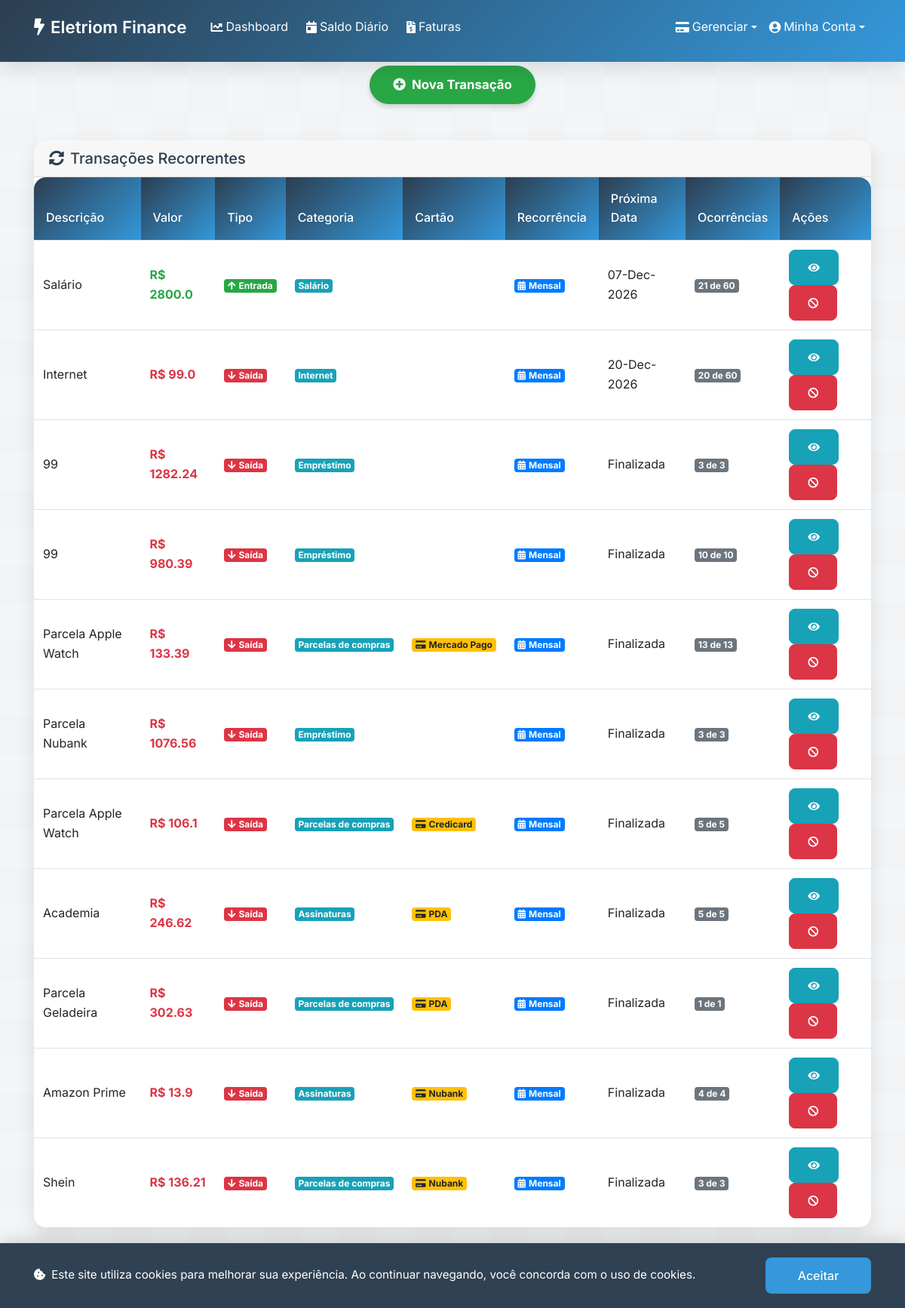
The page /recurring (signed in) on the database its author committed.
### app.py (models this page shows, shortened)
class Transaction(db.Model):
    id = db.Column(db.Integer, primary_key=True)
    date = db.Column(db.Date, nullable=False)
    value = db.Column(db.Float, nullable=False)
    description = db.Column(db.String(200), nullable=False)
    trans_type = db.Column(db.String(10), nullable=False)  # "entrada" ou "saida"
    category = db.Column(db.String(50), nullable=True)
    is_recurring = db.Column(db.Boolean, default=False)
    recurrence_type = db.Column(db.String(20), nullable=True)  # "diario", "semanal", "mensal", "anual"
    recurrence_end_date = db.Column(db.Date, nullable=True)
    recurrence_count = db.Column(db.Integer, nullable=True)
    parent_id = db.Column(db.Integer, db.ForeignKey('transaction.id'), nullable=True)
    credit_card_id = db.Column(db.Integer, db.ForeignKey('credit_card.id'), nullable=True)
    user_id = db.Column(db.Integer, db.ForeignKey('user.id'), nullable=False)

class CreditCard(db.Model):
    id = db.Column(db.Integer, primary_key=True)
    name = db.Column(db.String(100), nullable=False)
    limit = db.Column(db.Float, nullable=False)
    due_day = db.Column(db.Integer, nullable=False)  # Dia de vencimento (1-31)
    closing_day = db.Column(db.Integer, nullable=False)  # Dia de fechamento (1-31)
    user_id = db.Column(db.Integer, db.ForeignKey('user.id'), nullable=False)

### app.py (the view)
@app.route('/recurring')
@login_required
def recurring_transactions():
    recurring_groups = []
    parent_transactions = Transaction.query.filter_by(is_recurring=True, parent_id=None, user_id=current_user.id).all()
    for parent in parent_transactions:
        series_transactions = Transaction.query.filter(
            db.or_(
                Transaction.id == parent.id,
                Transaction.parent_id == parent.id
            )
        ).order_by(Transaction.date).all()
        today = datetime.now().date()
        future_transactions = [t for t in series_transactions if t.date > today]
        next_date = future_transactions[0].date.strftime("%d-%b-%Y") if future_transactions else "Finalizada"
        credit_card_name = None
        if parent.credit_card_id:
            card = db.session.get(CreditCard, parent.credit_card_id)
            if card:
                credit_card_name = card.name
        recurring_groups.append({
            'id': parent.id,
            'description': parent.description,
            'value': parent.value,
            'trans_type': parent.trans_type,
            'category': parent.category,
            'recurrence_type': parent.recurrence_type,
            'next_date': next_date,
            'count': len(series_transactions) - len(future_transactions),  # Ocorrências passadas
            'total': len(series_transactions),  # Total de ocorrências
            'credit_card_id': parent.credit_card_id,
            'credit_card_name': credit_card_name
        })
    return render_template('recurring.html', recurring_groups=recurring_groups)

### app.py (called while the page is built)
@login_manager.user_loader
def load_user(user_id):
    return db.session.get(User, int(user_id))

### templates/recurring.html (shortened to what this page needs)
{% extends "base.html" %}
{% block content %}
<div class="card mb-4">
  <div class="card-header d-flex justify-content-between align-items-center">
    <h5 class="mb-0"><i class="fas fa-sync-alt mr-2"></i>Transações Recorrentes</h5>
  </div>
  <div class="table-responsive">
    <table class="table table-hover mb-0">
      <thead>
        <tr>
          <th>Descrição</th>
          <th>Valor</th>
          <th>Tipo</th>
          <th>Categoria</th>
          <th>Cartão</th>
          <th>Recorrência</th>
          <th>Próxima Data</th>
          <th>Ocorrências</th>
          <th>Ações</th>
        </tr>
      </thead>
      <tbody>
        {% for group in recurring_groups %}
        <tr>
          <td>{{ group.description }}</td>
          <td class="font-weight-bold {% if group.trans_type == 'entrada' %}text-success{% else %}text-danger{% endif %}">
            R$ {{ group.value | round(2) }}
          </td>
          <td>
            {% if group.trans_type == 'entrada' %}
            <span class="badge badge-success"><i class="fas fa-arrow-up mr-1"></i>Entrada</span>
            {% else %}
            <span class="badge badge-danger"><i class="fas fa-arrow-down mr-1"></i>Saída</span>
            {% endif %}
          </td>
          <td>{% if group.category %}<span class="badge badge-info">{{ group.category }}</span>{% endif %}</td>
          <td>{% if group.credit_card_name %}<span class="badge badge-warning"><i class="fas fa-credit-card mr-1"></i>{{ group.credit_card_name }}</span>{% endif %}</td>
          <td>
            <span class="badge badge-primary">
              {% if group.recurrence_type == 'diario' %}
                <i class="fas fa-calendar-day mr-1"></i>Diária
              {% elif group.recurrence_type == 'semanal' %}
                <i class="fas fa-calendar-week mr-1"></i>Semanal
              {% elif group.recurrence_type == 'mensal' %}
                <i class="fas fa-calendar-alt mr-1"></i>Mensal
              {% elif group.recurrence_type == 'anual' %}
                <i class="fas fa-calendar mr-1"></i>Anual
              {% endif %}
            </span>
          </td>
          <td>{{ group.next_date }}</td>
          <td><span class="badge badge-secondary">{{ group.count }} de {{ group.total }}</span></td>
          <td>
            <button class="btn btn-sm btn-info btn-view-series" data-id="{{ group.id }}"><i class="fas fa-eye"></i></button>
            <button class="btn btn-sm btn-danger btn-cancel-series" data-id="{{ group.id }}"><i class="fas fa-ban"></i></button>
          </td>
        </tr>
        {% endfor %}
      </tbody>
    </table>
  </div>
</div>
{% endblock %}

### static/style.css (style rules this page uses)
:root { --primary-color: #2c3e50; --secondary-color: #34495e; --accent-color: #3498db; --success-color: #2ecc71; --danger-color: #e74c3c; --text-color: #2c3e50; --light-bg: #f8f9fa; --border-color: #dee2e6; --primary-gradient: linear-gradient(135deg, #2c3e50, #3498db); --secondary-gradient: linear-gradient(135deg, #3498db, #2ecc71); --box-shadow: 0 10px 25px rgba(0, 0, 0, 0.1); --text-shadow: 0 1px 2px rgba(0, 0, 0, 0.1); }
* { margin: 0; padding: 0; box-sizing: border-box; }
body { font-family: 'Inter', -apple-system, BlinkMacSystemFont, sans-serif; line-height: 1.6; color: var(--text-color); }
.card { border: none; border-radius: 16px; box-shadow: var(--box-shadow); transition: all 0.3s ease; overflow: hidden; }
.table { background: white; border-radius: 16px; overflow: hidden; box-shadow: var(--box-shadow); transition: all 0.3s ease; }
.table thead th { background: var(--primary-gradient); color: white; font-weight: 500; border: none; text-shadow: var(--text-shadow); padding: 1rem; }
.table td { vertical-align: middle; border-color: var(--border-color); }
.btn { border-radius: 8px; padding: 0.75rem 1.5rem; font-weight: 500; transition: transform 0.2s; }

### rows shown on the page
Transaction: description "Salário", value "2800.0", trans_type "entrada" (drawn), category "Salário", recurrence_type "mensal" (drawn), next_date "07-Dec-2026", count "21", total "60"
Transaction: description "Internet", value "99.0", trans_type "saida" (drawn), category "Internet", recurrence_type "mensal" (drawn), next_date "20-Dec-2026", count "20", total "60"
Transaction: description "99", value "1282.24", trans_type "saida" (drawn), category "Empréstimo", recurrence_type "mensal" (drawn), next_date "Finalizada", count "3", total "3"
Transaction: description "99", value "980.39", trans_type "saida" (drawn), category "Empréstimo", recurrence_type "mensal" (drawn), next_date "Finalizada", count "10", total "10"
Transaction: description "Parcela Apple Watch", value "133.39", trans_type "saida" (drawn), category "Parcelas de compras", recurrence_type "mensal" (drawn)
CreditCard: credit_card_name "Mercado Pago"
Transaction: description "Parcela Nubank", value "1076.56", trans_type "saida" (drawn), category "Empréstimo", recurrence_type "mensal" (drawn), next_date "Finalizada", count "3", total "3"
Transaction: description "Parcela Apple Watch", value "106.1", trans_type "saida" (drawn), category "Parcelas de compras", recurrence_type "mensal" (drawn)
CreditCard: credit_card_name "Credicard"
Transaction: description "Academia", value "246.62", trans_type "saida" (drawn), category "Assinaturas", recurrence_type "mensal" (drawn)
CreditCard: credit_card_name "PDA" "PDA"
Transaction: description "Parcela Geladeira", value "302.63", trans_type "saida" (drawn), category "Parcelas de compras", recurrence_type "mensal" (drawn)
Transaction: description "Amazon Prime", value "13.9", trans_type "saida" (drawn), category "Assinaturas", recurrence_type "mensal" (drawn)
CreditCard: credit_card_name "Nubank" "Nubank"
Transaction: description "Shein", value "136.21", trans_type "saida" (drawn), category "Parcelas de compras", recurrence_type "mensal" (drawn)

### other values the page prints
{{ group.next_date }} "Finalizada" "Finalizada" "Finalizada" "Finalizada" "Finalizada" "Finalizada"
{{ group.count }} "13" "5" "5" "1" "4" "3"
{{ group.total }} "13" "5" "5" "1" "4" "3"
